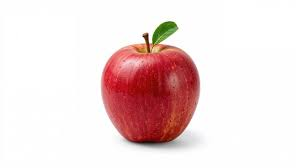
#> input picture apple.jpg, 299 x 168 px
$ python template_matching.py
#> lines starting #> are read from the running program, lines starting #| are printed output that depends on the picture; after the words box and inside, x2 and y2 are one past the last pixel; in counts of white or black regions, pixels touching at a corner belong together
import cv2
import matplotlib.pyplot as plt
import numpy as np

def main():
    image_path = 'apple.jpg'
    image = cv2.imread(image_path)
#> image is the input picture: shape (168, 299, 3); mean B, G, R 220.1, 220.5, 239.3

    if image is None:
        print(f"이미지를 찾을 수 없습니다: {image_path}")
        return

    # 1. 템플릿 만들기 (원본 이미지에서 일부분 잘라내기)
    # 예를 들어 1/3 지점에서 100x100 크기만큼 잘라서 템플릿으로 씀
    h, w = image.shape[:2]
#> h = 168; w = 299
    crop_h, crop_w = int(h/4), int(w/4) # 잘라낼 크기
#> crop_h = 42; crop_w = 74
    start_y, start_x = int(h/3), int(w/3) # 시작 위치
#> start_y = 56; start_x = 99

    template = image[start_y:start_y+crop_h, start_x:start_x+crop_w].copy()
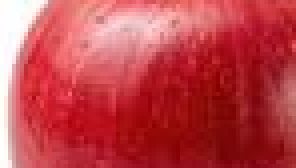
#> template: shape (42, 74, 3) (shown 4 times larger); mean B, G, R 74.8, 68.1, 191.3

    print(f"Original Size: {image.shape}")
#| Original Size: (168, 299, 3)
    print(f"Template Size: {template.shape}")
#| Template Size: (42, 74, 3)

    # 2. 템플릿 매칭 수행
    # cv2.TM_CCOEFF_NORMED: 정규화된 상관계수 매칭 (1에 가까울수록 일치)
    res = cv2.matchTemplate(image, template, cv2.TM_CCOEFF_NORMED)
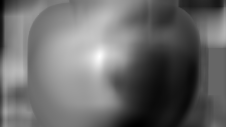
#> res: shape (127, 226) float32; min -0.668, max 1, mean 0.0313; drawn with min black and max white

    # 3. 최댓값 위치 찾기 (가장 잘 맞는 곳)
    min_val, max_val, min_loc, max_loc = cv2.minMaxLoc(res)
#> min_val = -0.668; max_val = 1; min_loc = (136, 126); max_loc = (99, 56)

    print(f"Max Match Score: {max_val:.4f} (1.0 is perfect)")
#| Max Match Score: 1.0000 (1.0 is perfect)
    print(f"Best Match Location: {max_loc}")
#| Best Match Location: (99, 56)

    # 4. 결과 그리기
    # max_loc은 템플릿의 좌상단(Top-Left) 좌표입니다.
    top_left = max_loc
#> top_left = (99, 56)
    bottom_right = (top_left[0] + crop_w, top_left[1] + crop_h)
#> bottom_right = (173, 98)

    # 원본에 사각형 그리기 (빨간색, 두께 3)
    # 주의: cv2.rectangle은 이미지를 직접 수정하므로 복사본에 그림
    result_img = image.copy()
    cv2.rectangle(result_img, top_left, bottom_right, (0, 0, 255), 3)
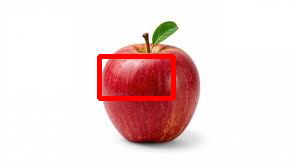
#> result_img: shape (168, 299, 3); 2.29% of pixels changed, all inside (x1, y1, x2, y2) = (97, 54, 176, 101)

    # --- 시각화 ---
    plt.figure(figsize=(12, 6))
    plt.suptitle("Template Matching (Find the Crop!)", fontsize=16)

    # 템플릿 (우리가 찾는 작은 조각)
    plt.subplot(1, 3, 1)
    plt.imshow(cv2.cvtColor(template, cv2.COLOR_BGR2RGB))
    plt.title("Template (Target)")
    plt.axis('off')

    # 매칭 히트맵 (어디가 가장 비슷한지)
    plt.subplot(1, 3, 2)
    plt.imshow(res, cmap='jet')
    plt.title("Matching Heatmap\n(Red = High Match)")
    plt.axis('off')

    # 결과 (찾은 위치)
    plt.subplot(1, 3, 3)
    plt.imshow(cv2.cvtColor(result_img, cv2.COLOR_BGR2RGB))
    plt.title(f"Detected Result\nScore: {max_val:.2f}")
    plt.axis('off')

    plt.tight_layout()
    plt.show()
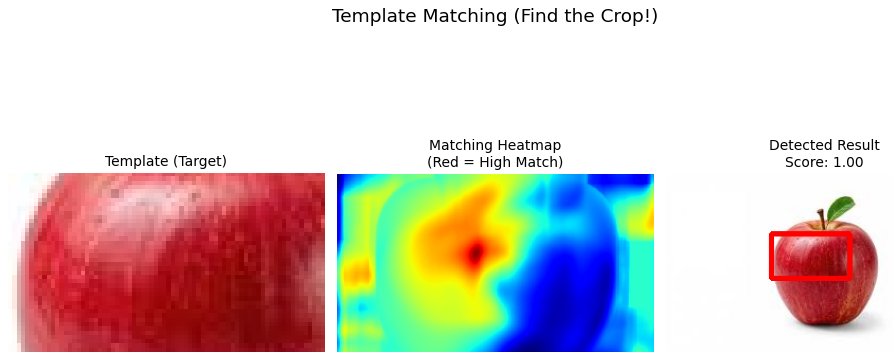
#> figure drawn by matplotlib, 3 panels

if __name__ == "__main__":
    main()
